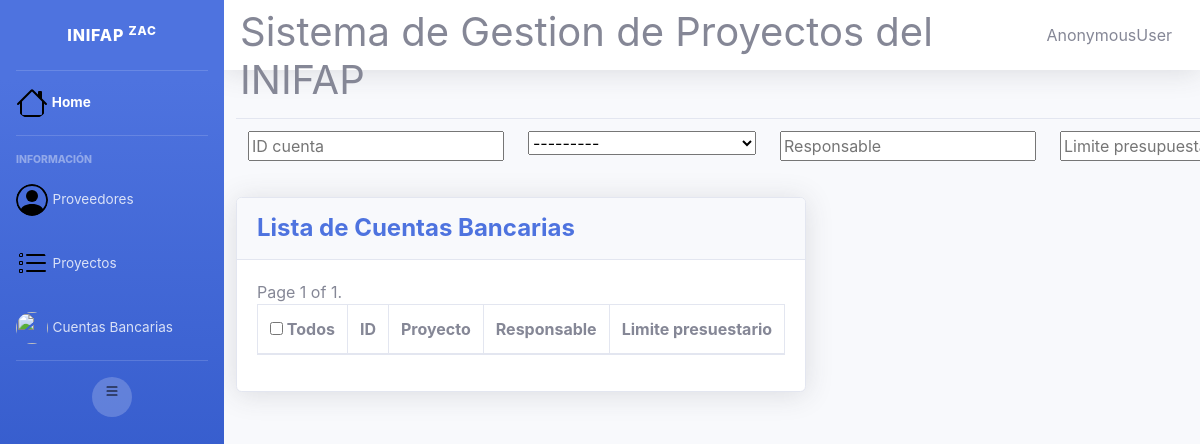
/cuentas/buscar-cuenta, run on an earlier commit of the app's database.
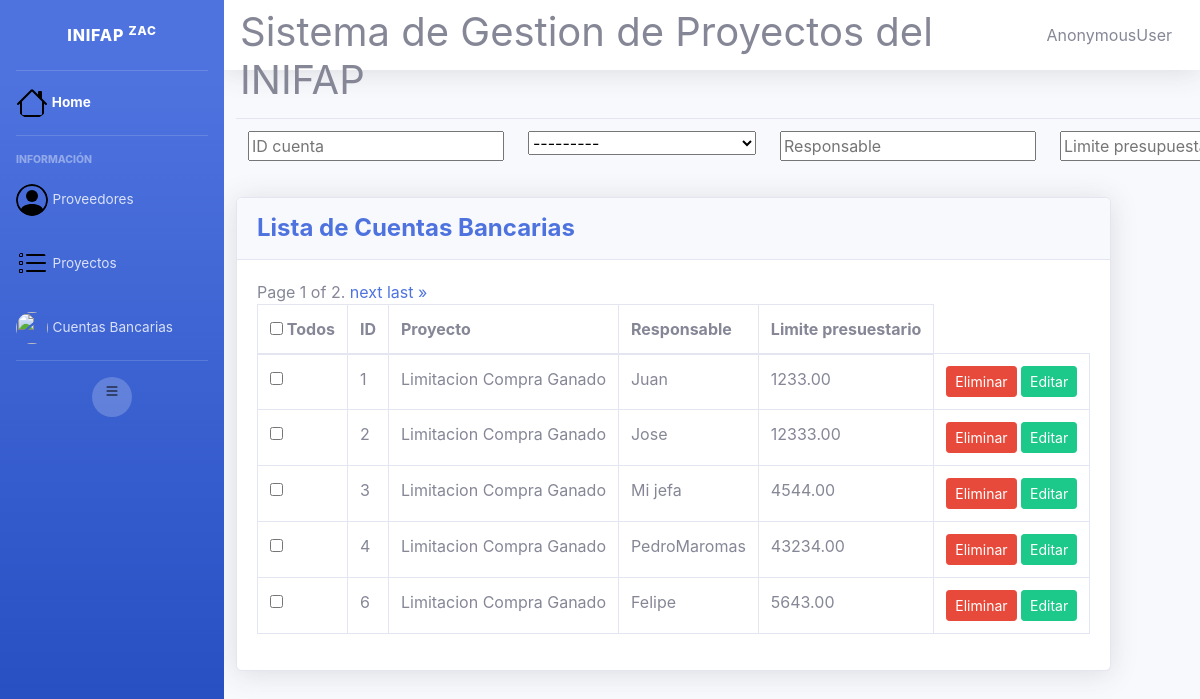
And on a later commit of the database.
### cuentas/models.py (models this page shows)
class CuentaBancaria(models.Model):
    idcuenta = models.CharField('ID cuenta', max_length=8, primary_key=True)
    responsable = models.CharField(max_length=100)
    limite_presupuestario = models.DecimalField(max_digits=10, decimal_places=2)
    proyecto = models.ForeignKey("proyecto.Proyecto", \
        verbose_name='Proyecto', on_delete=models.DO_NOTHING)

### proyecto/models.py (models this page shows)
class Proyecto(models.Model):
    num_proyecto = models.CharField('NUM Proyecto', max_length=8, primary_key=True)
    nombre_proyecto = models.CharField('Nombre del proyecto',max_length=255)
    objetivo = models.TextField('Objetivo',max_length=255)
    presupuesto = models.CharField('Presupuesto ($)', max_length=15)
    duracion = models.DecimalField('Duracion (Meses)', max_digits=78, decimal_places=2)
    responsables = models.CharField('Responsable', max_length=200)
    proveedor = models.ForeignKey("proveedores.Proveedor", \
        verbose_name='Proveedor', on_delete=models.CASCADE)
    def __str__(slef):
        return slef.nombre_proyecto

### cuentas/views.py (the view)
# urls.py: path('buscar-cuenta', views.buscar_cuenta, name='buscar_cuenta'),
def buscar_cuenta(request):
    cuentas = CuentaBancaria.objects.all().order_by('idcuenta','responsable')
    if request.method == 'POST':
        form = FiltrosCuenta(request.POST)
        idcuenta = request.POST.get('idcuenta',None)
        proyecto = request.POST.get('proyecto',None)
        responsable = request.POST.get('responsable',None)
        limite_presupuestario = request.POST.get('limite_presupuestario',None)
        if idcuenta:
            cuentas = cuentas.filter(idcuenta__contains=idcuenta)
        if proyecto:
            cuentas = cuentas.get(proyecto__contains=proyecto)
        if responsable:
            cuentas = cuentas.filter(responsable__contains=responsable)
        if limite_presupuestario:
            cuentas = cuentas.filter(limite_presupuestario__contains=limite_presupuestario)
        print(cuentas.query)
    else:
        form = FiltrosCuenta()
    paginator = Paginator(cuentas, 5)
    page_number = request.POST.get("page")
    page_obj = paginator.get_page(page_number)
    context = {
        'object_list': page_obj,
        'page_obj': page_obj,
        'form': form
    }
    return render(request, 'cuentas/cuentabancaria_list.html', context)

### cuentas/forms.py
class FiltrosCuenta(FormCuentaBancaria):
    def __init__(self, *args, **kwargs):
        super(FiltrosCuenta, self).__init__(*args, **kwargs)
        for field in self.fields:
            self.fields[field].required = False

### cuentas/templates/cuentas/cuentabancaria_list.html (shortened to what this page needs)
{% extends 'base.html' %}
{% load static %}
{% block contenido %}
<form action="{% url 'buscar_cuenta' %}" method="post" id="form">
    <table class="table">
        <tr>
            <td>{{form.idcuenta}}</td>
            <td>{{form.proyecto}}</td>
            <td>{{form.responsable}}</td>
            <td>{{form.limite_presupuestario}}</td>
        </tr>
    </table>
</form>
<div class="card shadow mb-4">
    <div class="card-header py-3">
        <h4 class="m-0 font-weight-bold text-primary">Lista de Cuentas Bancarias</h4>
    </div>
    <div class="card-body">
        <div class="table-responsive">
            <table class="table table-bordered" id="dataTable" width="100%" cellspacing="0">
                <form action="{% url 'eliminar_cuentas' %}" method="post">
                    <thead>
                        <tr>
                            <th><input type="checkbox" name="todos"> Todos</th>
                            <th>ID</th>
                            <th>Proyecto</th>
                            <th>Responsable</th>
                            <th>Limite presuestario</th>
                        </tr>
                    </thead>
                    <tbody>
                        {% for cuenta in object_list %}
                        <tr>
                            <td><input type="checkbox" name="{{cuenta.idcuenta}}"></td>
                            <td>{{ cuenta.idcuenta }}</td>
                            <td>{{ cuenta.proyecto }}</td>
                            <td>{{ cuenta.responsable }}</td>
                            <td>{{ cuenta.limite_presupuestario }}</td>
                            <td>
                                <a href="{% url 'eliminar_cuenta' cuenta.idcuenta %}" class="btn btn-danger btn-sm">Eliminar</a>
                                <a href="{% url 'editar_cuenta' cuenta.idcuenta %}" class="btn btn-success btn-sm">Editar</a>
                            </td>
                        </tr>
                        {% endfor %}
                    </tbody>
                </form>
                <div class="pagination">
                    <span class="step-links">
                        <span class="current">
                            Page {{ page_obj.number }} of {{ page_obj.paginator.num_pages }}.
                        </span>
                        {% if page_obj.has_next %}
                            <a href="javascript:enviar({{ page_obj.next_page_number }});">next</a>
                            <a href="javascript:enviar({{ page_obj.paginator.num_pages }});">last &raquo;</a>
                        {% endif %}
                    </span>
                </div>
            </table>
        </div>
    </div>
</div>
{% endblock %}

### proveedores/templates/base.html (shortened to what this page needs)
{% load static %}
<!DOCTYPE html>
<html lang="en">
<head>
    <link href="{% static 'css/all.min.css' %}" rel="stylesheet" type="text/css">
    <link href="{% static 'css/sb-admin-2.min.css' %}" rel="stylesheet">
</head>
<body id="page-top">
    <div id="wrapper">
        <ul class="navbar-nav bg-gradient-primary sidebar sidebar-dark accordion" id="accordionSidebar">
            <a class="sidebar-brand d-flex align-items-center justify-content-center" href="{% url 'home' %}">
                <div class="sidebar-brand-text mx-3">INIFAP <sup>Zac</sup></div>
            </a>
            <hr class="sidebar-divider my-0">
            <li class="nav-item active">
                <a class="nav-link" href="{% url 'home' %}">
                    <img class="img-profile rounded-circle" src="{% static 'img/house.svg' %}">
                    <span>Home</span></a>
            </li>
            <hr class="sidebar-divider">
            <div class="sidebar-heading">
                Información
            </div>
            <li class="nav-item">
                <a class="nav-link collapsed" href="#" data-toggle="collapse" data-target="#collapseTwo"
                    aria-expanded="true" aria-controls="collapseTwo">
                    <img class="img-profile rounded-circle" src="{% static 'img/person-circle.svg' %}">
                    <span>Proveedores</span>
                </a>
            </li>
            <li class="nav-item">
                <a class="nav-link collapsed" href="#" data-toggle="collapse" data-target="#collapseUtilities"
                    aria-expanded="true" aria-controls="collapseUtilities">
                    <img class="img-profile rounded-circle" src="{% static 'img/list-task.svg' %}">
                    <span>Proyectos</span>
                </a>
            </li>
            <li class="nav-item">
                <a class="nav-link collapsed" href="#" data-toggle="collapse" data-target="#collapseUtilities2"
                    aria-expanded="true" aria-controls="collapseUtilities2">
                    <img class="img-profile rounded-circle" src="{% static 'img/cash-coin.svg' %}">
                    <span>Cuentas Bancarias</span>
                </a>
            </li>
            <hr class="sidebar-divider d-none d-md-block">
            <div class="text-center d-none d-md-inline">
                <button class="rounded-circle border-0" id="sidebarToggle">
                    <img class="img-profile rounded-circle" src="{% static 'img/list.svg' %}">
                </button>
            </div>
        </ul>
        <div id="content-wrapper" class="d-flex flex-column">
            <div id="content">
                <nav class="navbar navbar-expand navbar-light bg-white topbar mb-4 static-top shadow">
                    <h1 style="margin: auto;">Sistema de Gestion de Proyectos del INIFAP</h1>
                    <ul class="navbar-nav ml-auto">
                        <li class="nav-item dropdown no-arrow">
                            <a class="nav-link dropdown-toggle" href="#" id="userDropdown" role="button"
                                data-toggle="dropdown" aria-haspopup="true" aria-expanded="false">
                                <span class=" d-none d-lg-inline text-gray-600 big">{{ user }}</span>
                            </a>
                        </li>
                    </ul>
                </nav>
                <div class="container-fluid">
                    <br>
                    <div class="row">
                        {% block contenido %}
                        {% endblock contenido %}
                    </div>
                </div>
            </div>
        </div>
    </div>
</body>
</html>

What changed in the data, as far as the page shows it:
added CuentaBancaria: idcuenta "1", proyecto "Limitacion Compra Ganado", responsable "Juan", limite_presupuestario "1233.00"
added CuentaBancaria: idcuenta "2", proyecto "Limitacion Compra Ganado", responsable "Jose", limite_presupuestario "12333.00"
added CuentaBancaria: idcuenta "3", proyecto "Limitacion Compra Ganado", responsable "Mi jefa", limite_presupuestario "4544.00"
added CuentaBancaria: idcuenta "4", proyecto "Limitacion Compra Ganado", responsable "PedroMaromas", limite_presupuestario "43234.00"
added CuentaBancaria: idcuenta "6", proyecto "Limitacion Compra Ganado", responsable "Felipe", limite_presupuestario "5643.00"
Also different on the page:
{{ page_obj.paginator.num_pages }}: "1" → "2"
text now shown: "next last »"
